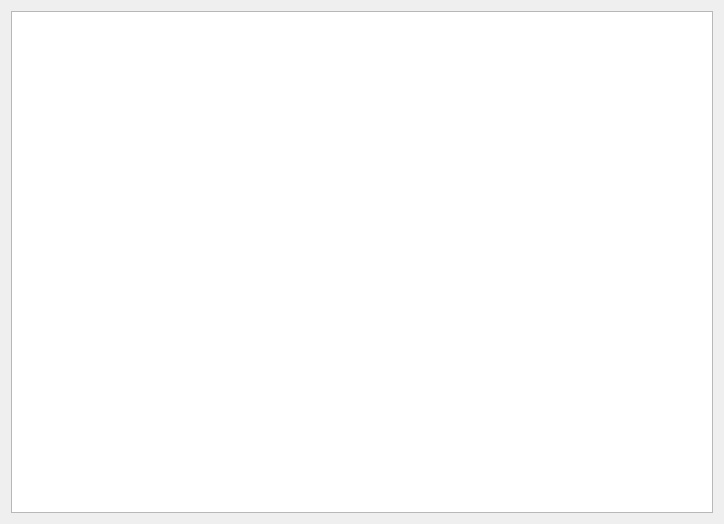
<?xml version="1.0" encoding="UTF-8"?>
<ui version="4.0">
 <class>ShowTheory</class>
 <widget class="QDialog" name="ShowTheory">
  <property name="geometry">
   <rect>
    <x>0</x>
    <y>0</y>
    <width>724</width>
    <height>524</height>
   </rect>
  </property>
  <property name="windowTitle">
   <string>ShowTheory</string>
  </property>
  <layout class="QVBoxLayout" name="verticalLayout">
   <item>
    <widget class="QPlainTextEdit" name="t"/>
   </item>
  </layout>
 </widget>
 <layoutdefault spacing="6" margin="11"/>
 <resources/>
 <connections/>
</ui>
